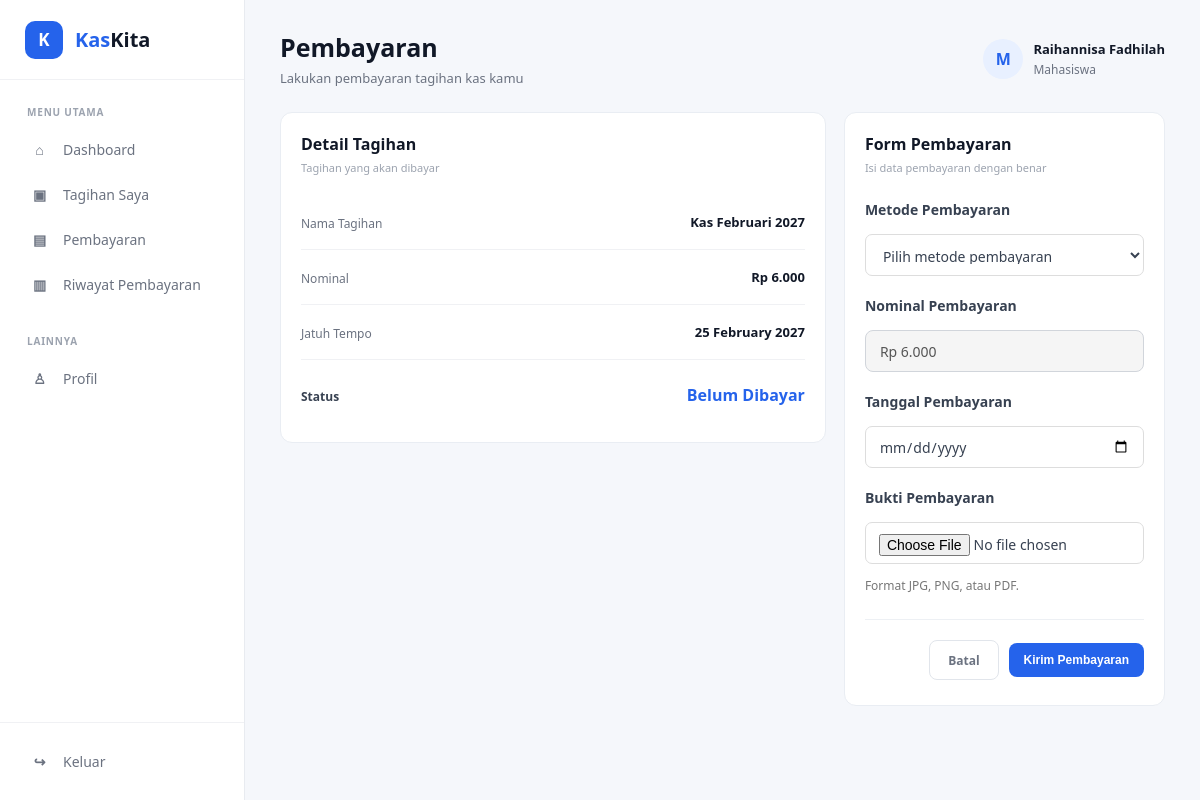
/pages/pembayaran_mahasiswa.php?id_tagihan_mahasiswa=55 (signed in), run on the app's committed database.
### tables this page shows
CREATE TABLE `mahasiswa` (
  `id_mahasiswa` int NOT NULL,
  `id_user` int NOT NULL,
  `nim` varchar(20) NOT NULL,
  `nama_mahasiswa` varchar(100) NOT NULL,
  `no_hp` varchar(15) DEFAULT NULL,
  `status` enum('Aktif','Nonaktif') DEFAULT 'Aktif'
);

CREATE TABLE `tagihan_mahasiswa` (
  `id_tagihan_mahasiswa` int NOT NULL,
  `id_mahasiswa` int NOT NULL,
  `id_tagihan` int NOT NULL,
  `status_tagihan` enum('Belum Dibayar','Sudah Dibayar') DEFAULT 'Belum Dibayar'
);

CREATE TABLE `tagihan_kas` (
  `id_tagihan` int NOT NULL,
  `nama_tagihan` varchar(100) NOT NULL,
  `nominal_tagihan` decimal(12,2) NOT NULL,
  `tanggal_tagihan` date NOT NULL,
  `tanggal_jatuh_tempo` date NOT NULL,
  `status_tagihan` enum('aktif','selesai') DEFAULT 'aktif'
);

### pages/pembayaran_mahasiswa.php (the view, shortened to what this page needs)
<?php
$db = new Database();
$conn = $db->connect();
$id_user = $_SESSION['id_user'];
$stmtMahasiswa = $conn->prepare("
    SELECT
        id_mahasiswa,
        nim,
        nama_mahasiswa
    FROM mahasiswa
    WHERE id_user = ?
");
$stmtMahasiswa->bind_param("i", $id_user);
$stmtMahasiswa->execute();
$resultMahasiswa = $stmtMahasiswa->get_result();
$mahasiswa = $resultMahasiswa->fetch_assoc();
$id_mahasiswa = $mahasiswa['id_mahasiswa'];
$namaMahasiswa = $mahasiswa['nama_mahasiswa'];
$id_tagihan_mahasiswa = (int)($_GET['id_tagihan_mahasiswa'] ?? 0);
$stmtTagihan = $conn->prepare("
    SELECT
        tm.id_tagihan_mahasiswa,
        tm.id_tagihan,
        tm.status_tagihan,
        tk.nama_tagihan,
        tk.nominal_tagihan,
        tk.tanggal_tagihan,
        tk.tanggal_jatuh_tempo,
        tk.status_tagihan AS status_tagihan_master
    FROM tagihan_mahasiswa tm
    JOIN tagihan_kas tk
        ON tm.id_tagihan = tk.id_tagihan
    WHERE tm.id_tagihan_mahasiswa = ?
      AND tm.id_mahasiswa = ?
      AND tk.status_tagihan = 'aktif'
");
$stmtTagihan->bind_param(
    "ii",
    $id_tagihan_mahasiswa,
    $id_mahasiswa
);
$stmtTagihan->execute();
$resultTagihan = $stmtTagihan->get_result();
$tagihan = $resultTagihan->fetch_assoc();
$stmtCek = $conn->prepare("
    SELECT
        id_pembayaran,
        status_pembayaran
    FROM pembayaran
    WHERE id_tagihan_mahasiswa = ?
    ORDER BY id_pembayaran DESC
    LIMIT 1
");
$stmtCek->bind_param(
    "i",
    $id_tagihan_mahasiswa
);
$stmtCek->execute();
$resultCek = $stmtCek->get_result();
$pembayaranSebelumnya = $resultCek->fetch_assoc();
?>
<!DOCTYPE html>
<html lang="id">
<head>
    <link rel="stylesheet" href="/kaskita/assets/css/style.css">
</head>
<body>
<div class="app">
    <aside class="sidebar">
        <div class="brand">
            <div class="brand-icon">
                K
            </div>
            <div class="brand-name">
                <span>Kas</span>Kita
            </div>
        </div>
        <div class="menu-section">
            <p class="menu-title">
                MENU UTAMA
            </p>
            <nav class="menu">
                <a href="dashboard_mahasiswa.php">
                    <span class="menu-icon">⌂</span>
                    <span>
                        Dashboard
                    </span>
                </a>
                <a href="tagihan_mahasiswa.php">
                    <span class="menu-icon">▣</span>
                    <span>
                        Tagihan Saya
                    </span>
                </a>
                <a href="tagihan_mahasiswa.php">
                    <span class="menu-icon">▤</span>
                    <span>
                        Pembayaran
                    </span>
                </a>
                <a href="riwayat_pembayaran.php">
                    <span class="menu-icon">▥</span>
                    <span>
                        Riwayat Pembayaran
                    </span>
                </a>
            </nav>
        </div>
        <div class="menu-section">
            <p class="menu-title">
                LAINNYA
            </p>
            <nav class="menu">
                <a href="#">
                    <span class="menu-icon">♙</span>
                    <span>
                        Profil
                    </span>
                </a>
            </nav>
        </div>
        <div class="sidebar-bottom">
            <a href="../index.php" class="logout">
                <span class="menu-icon">↪</span>
                <span>
                    Keluar
                </span>
            </a>
        </div>
    </aside>
    <main class="main-content">
        <header class="topbar">
            <div class="page-title">
                <h1>
                    Pembayaran
                </h1>
                <p>
                    Lakukan pembayaran tagihan kas kamu
                </p>
            </div>
            <div class="profile">
                <div class="profile-icon">
                    M
                </div>
                <div class="profile-info">
                    <strong>
                        <?php
                        echo htmlspecialchars($namaMahasiswa);
                        ?>
                    </strong>
                    <span>
                        Mahasiswa
                    </span>
                </div>
            </div>
        </header>
        <section class="dashboard-grid payment-form-grid">
            <div class="dashboard-card">
                <div class="card-header">
                    <div>
                        <h3>
                            Detail Tagihan
                        </h3>
                        <p>
                            Tagihan yang akan dibayar
                        </p>
                    </div>
                </div>
                <div class="cash-info">
                    <div class="cash-row">
                        <div>
                            <span class="cash-label">
                                Nama Tagihan
                            </span>
                        </div>
                        <strong>
                            <?php
                            echo htmlspecialchars(
                                $tagihan['nama_tagihan']
                            );
                            ?>
                        </strong>
                    </div>
                    <div class="cash-row">
                        <div>
                            <span class="cash-label">
                                Nominal
                            </span>
                        </div>
                        <strong>
                            Rp
                            <?php
                            echo number_format(
                                $tagihan['nominal_tagihan'],
                                0,
                                ',',
                                '.'
                            );
                            ?>
                        </strong>
                    </div>
                    <div class="cash-row">
                        <div>
                            <span class="cash-label">
                                Jatuh Tempo
                            </span>
                        </div>
                        <strong>
                            <?php
                            echo date(
                                'd F Y',
                                strtotime(
                                    $tagihan['tanggal_jatuh_tempo']
                                )
                            );
                            ?>
                        </strong>
                    </div>
                    <div class="cash-row total">
                        <div>
                            <span class="cash-label">
                                Status
                            </span>
                        </div>
                        <strong class="expense">
                            <?php
                            if ($pembayaranSebelumnya) {
                                if (
                                    $pembayaranSebelumnya['status_pembayaran']
                                    === 'menunggu'
                                ) {
                                    echo 'Menunggu Verifikasi';
                                } elseif (
                                    $pembayaranSebelumnya['status_pembayaran']
                                    === 'disetujui'
                                ) {
                                    echo 'Sudah Dibayar';
                                } elseif (
                                    $pembayaranSebelumnya['status_pembayaran']
                                    === 'ditolak'
                                ) {
                                    echo 'Ditolak';
                                } else {
                                    echo 'Belum Dibayar';
                                }
                            } else {
                                echo 'Belum Dibayar';
                            }
                            ?>
                        </strong>
                    </div>
                </div>
            </div>
            <div class="dashboard-card">
                <div class="card-header">
                    <div>
                        <h3>
                            Form Pembayaran
                        </h3>
                        <p>
                            Isi data pembayaran dengan benar
                        </p>
                    </div>
                </div>
                <form
                    method="POST"
                    enctype="multipart/form-data"
                    class="payment-form"
                >
                    <div class="form-group">
                        <label>
                            Metode Pembayaran
                        </label>
                        <select
                            name="metode"
                            required
                        >
                            <option value="">
                                Pilih metode pembayaran
                            </option>
                        </select>
                    </div>
                    <div class="form-group">
                        <label>
                            Nominal Pembayaran
                        </label>
                        <input
                            type="text"
                            value="Rp <?php
                            echo number_format(
                                $tagihan['nominal_tagihan'],
                                0,
                                ',',
                                '.'
                            );
                            ?>"
                            readonly
                        >
                    </div>
                    <div class="form-group">
                        <label>
                            Tanggal Pembayaran
                        </label>
                        <input
                            type="date"
                            name="tanggal"
                            required
                        >
                    </div>
                    <div class="form-group">
                        <label>
                            Bukti Pembayaran
                        </label>
                        <input
                            type="file"
                            name="bukti"
                            accept=".jpg,.jpeg,.png,.pdf"
                        >
                        <small>
                            Format JPG, PNG, atau PDF.
                        </small>
                    </div>
                    <div class="form-actions">
                        <a
                            href="tagihan_mahasiswa.php"
                            class="btn-cancel"
                        >
                            Batal
                        </a>
                        <?php if (
                            !$pembayaranSebelumnya ||
                            $pembayaranSebelumnya['status_pembayaran'] === 'ditolak'
                        ): ?>
                            <button
                                type="submit"
                                class="btn-primary"
                            >
                                Kirim Pembayaran
                            </button>
                        <?php else: ?>
                            <span style="color:#777;">
                                Pembayaran tidak dapat dikirim saat ini.
                            </span>
                        <?php endif; ?>
                    </div>
                </form>
            </div>
        </section>
    </main>
</div>
</body>
</html>

### data on the page
mahasiswa: nama_mahasiswa "Raihannisa Fadhilah"
tagihan_mahasiswa: id_tagihan.nama_tagihan "Kas Februari 2027", id_tagihan.nominal_tagihan "6.000", id_tagihan.tanggal_jatuh_tempo "25 February 2027", id_tagihan.nominal_tagihan "Rp 6.000"
